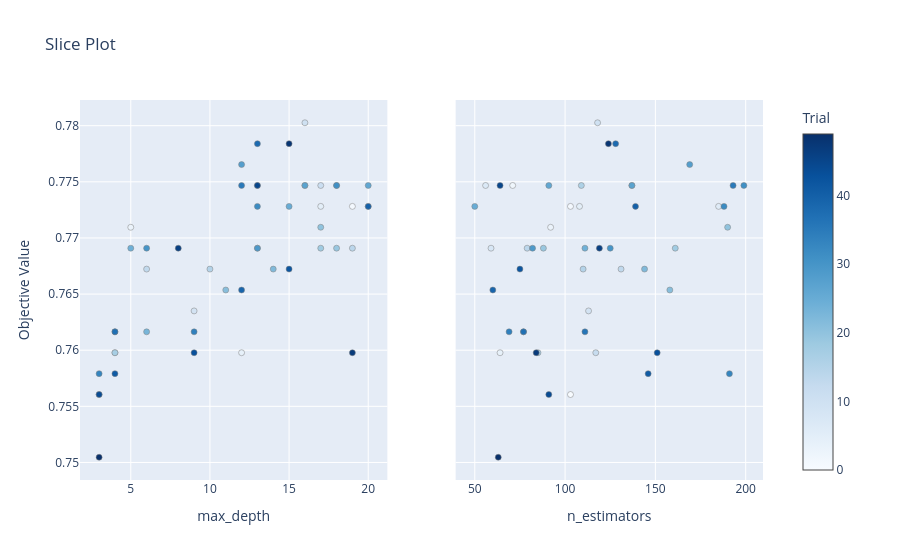

The notebook cell saved with this chart:
### Code cell
# 3. Slice Plot
plot_slice(study).show()

### Figure 1 — Plotly figure (JSON) as saved in the notebook; plotly's stock layout.template omitted (floating-point values rounded to 4 significant figures)
{"data": [{"marker": {"color": [0, 1, 2, 3, 4, 5, 6, 7, 8, 9, 10, 11, 12, 13, 14, 15, 16, 17, 18, 19, 20, 21, 22, 23, 24, 25, 26, 27, 28, 29, 30, 31, 32, 33, 34, 35, 36, 37, 38, 39, 40, 41, 42, 43, 44, 45, 46, 47, 48, 49], "colorbar": {"title": {"text": "Trial"}, "x": 1, "xpad": 40}, "colorscale": [[0, "rgb(247,251,255)"], [0.125, "rgb(222,235,247)"], [0.25, "rgb(198,219,239)"], [0.375, "rgb(158,202,225)"], [0.5, "rgb(107,174,214)"], [0.625, "rgb(66,146,198)"], [0.75, "rgb(33,113,181)"], [0.875, "rgb(8,81,156)"], [1, "rgb(8,48,107)"]], "line": {"color": "Grey", "width": 0.5}, "showscale": true}, "mode": "markers", "name": "Feasible Trial", "showlegend": false, "type": "scatter", "x": [3, 19, 16, 5, 12, 17, 20, 13, 13, 9, 16, 17, 4, 6, 19, 10, 18, 4, 17, 18, 17, 11, 14, 6, 5, 15, 20, 16, 12, 13, 6, 18, 13, 3, 9, 12, 4, 4, 13, 12, 20, 4, 15, 9, 3, 13, 8, 19, 15, 3], "xaxis": "x", "y": [0.7561, 0.7728, 0.7747, 0.7709, 0.7598, 0.7728, 0.7728, 0.7747, 0.7691, 0.7635, 0.7803, 0.7747, 0.7598, 0.7672, 0.7691, 0.7672, 0.7747, 0.7598, 0.7691, 0.7691, 0.7709, 0.7654, 0.7672, 0.7616, 0.7691, 0.7728, 0.7747, 0.7747, 0.7765, 0.7691, 0.7691, 0.7747, 0.7728, 0.7579, 0.7616, 0.7747, 0.7616, 0.7616, 0.7784, 0.7654, 0.7728, 0.7579, 0.7672, 0.7598, 0.7561, 0.7747, 0.7691, 0.7598, 0.7784, 0.7505], "yaxis": "y"}, {"marker": {"color": [0, 1, 2, 3, 4, 5, 6, 7, 8, 9, 10, 11, 12, 13, 14, 15, 16, 17, 18, 19, 20, 21, 22, 23, 24, 25, 26, 27, 28, 29, 30, 31, 32, 33, 34, 35, 36, 37, 38, 39, 40, 41, 42, 43, 44, 45, 46, 47, 48, 49], "colorbar": {"title": {"text": "Trial"}, "x": 1, "xpad": 40}, "colorscale": [[0, "rgb(247,251,255)"], [0.125, "rgb(222,235,247)"], [0.25, "rgb(198,219,239)"], [0.375, "rgb(158,202,225)"], [0.5, "rgb(107,174,214)"], [0.625, "rgb(66,146,198)"], [0.75, "rgb(33,113,181)"], [0.875, "rgb(8,81,156)"], [1, "rgb(8,48,107)"]], "line": {"color": "Grey", "width": 0.5}, "showscale": false}, "mode": "markers", "name": "Feasible Trial", "showlegend": false, "type": "scatter", "x": [103, 103, 71, 92, 64, 108, 185, 56, 59, 113, 118, 137, 117, 131, 79, 110, 109, 85, 161, 88, 190, 158, 144, 77, 111, 50, 91, 137, 169, 82, 125, 199, 188, 191, 69, 193, 111, 77, 128, 60, 139, 146, 75, 151, 91, 64, 119, 84, 124, 63], "xaxis": "x2", "y": [0.7561, 0.7728, 0.7747, 0.7709, 0.7598, 0.7728, 0.7728, 0.7747, 0.7691, 0.7635, 0.7803, 0.7747, 0.7598, 0.7672, 0.7691, 0.7672, 0.7747, 0.7598, 0.7691, 0.7691, 0.7709, 0.7654, 0.7672, 0.7616, 0.7691, 0.7728, 0.7747, 0.7747, 0.7765, 0.7691, 0.7691, 0.7747, 0.7728, 0.7579, 0.7616, 0.7747, 0.7616, 0.7616, 0.7784, 0.7654, 0.7728, 0.7579, 0.7672, 0.7598, 0.7561, 0.7747, 0.7691, 0.7598, 0.7784, 0.7505], "yaxis": "y2"}], "layout": {"title": {"text": "Slice Plot"}, "xaxis": {"anchor": "y", "domain": [0, 0.45], "title": {"text": "max_depth"}}, "xaxis2": {"anchor": "y2", "domain": [0.55, 1], "title": {"text": "n_estimators"}}, "yaxis": {"anchor": "x", "domain": [0, 1], "title": {"text": "Objective Value"}}, "yaxis2": {"anchor": "x2", "domain": [0, 1], "matches": "y", "showticklabels": false}}}
